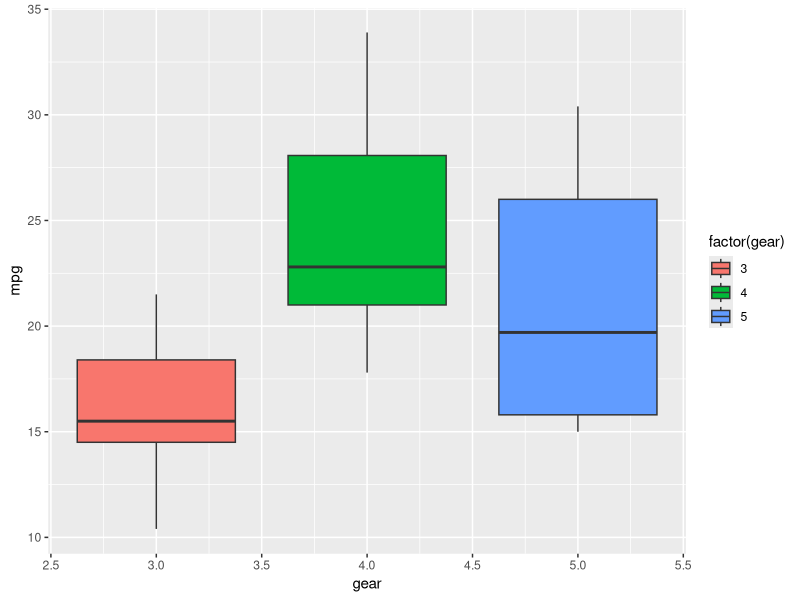
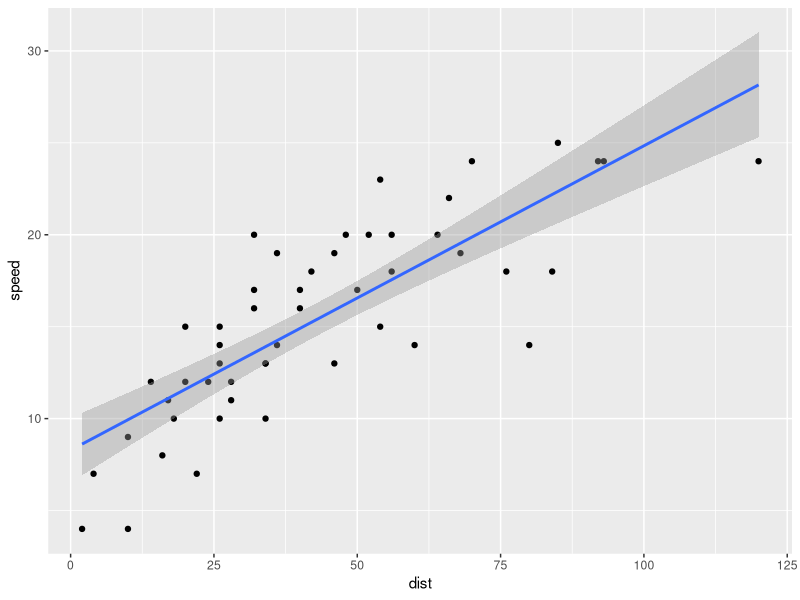
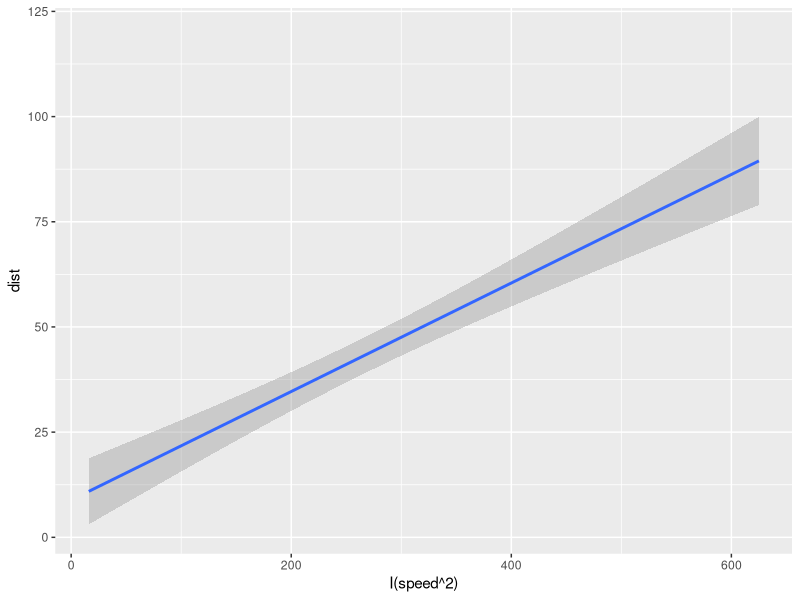

Generate these figures, in order, with R:
## ---- chunk 1
# creating a vector in the provided range of numbers
values = c(5:55)
# summating the values
sum_values = sum(values)
# returning the summed value
print(sum_values)
## ---- chunk 2
# defining a function that sums the input vector
sumfun = function(n) {
  values = c(5:n)
  sum_values = sum(values)
  return(sum_values)
}

# testing function
print(sumfun(10)) # returns 45
print(sumfun(20)) # returns 200
print(sumfun(100)) # returns 5040
## ---- chunk 3
# for loop to generate Fibonacci's sequence

# setting starting values
values = list(0,1)

# calculating Fibonacci values
for (i in c(2:12)) {
  # Fibonacci value = most recent value + previous value
  fib = values[[i]] + values[[i-1]] # must use double square brackets to return object
  # appending Fibonacci value to values list
  values = append(values, fib)
}
# returning the first 12 Fibonacci values
print(values)
## ---- chunk 4
# importing ggplot
library(ggplot2)

# importing mtcars dataset
data(mtcars)

# viewing data
View(mtcars)

# plotting the boxplot using ggplot
boxplot <- ggplot(mtcars, aes(x=gear, y=mpg, fill=factor(gear))) +
  geom_boxplot()
## note: ggplot thinks gears are a continuous variable. Use 'factor' to indicate
## that it is a categorical variable.

# displaying boxplot
boxplot
## ---- chunk 5
# importing the 'cars' dataset
data(cars)

# viewing the data
View(cars)

# fitting the linear model
fit = lm(speed ~ dist, data = cars)

# returning the summary of the linear model
summary(fit)

# information about the cars dataset
?cars
## ---- chunk 6
# plotting the linear model
lm_plot <- ggplot(cars, aes(x=dist, y=speed)) +
  geom_point() +
  geom_smooth(method='lm')

# displaying the plot
lm_plot
## ---- chunk 7
# importing ggplot
library(ggplot2)

# fitting the linear model
lm_fit = lm(dist ~ I(speed^2), data = cars)
# printing the linear fit
lm_fit

# plotting with ggplot the thinking points and relationship
lm_plot <- ggplot(cars, aes(x=I(speed^2), y=dist)) +
  geom_point() +
  geom_smooth(method='lm')

# displaying plot
lm_plot

# list to store each thinking time
thinking_time_list = list()

# iterate over each row in the cars dataset
## calculate the corresponding thinking time
for (row in 1:nrow(cars)) {
  
  # row varaiables
  speed <- cars[row, "speed"]
  distance <- cars[row, "dist"]
  
  # v = d/t
  ## therefore, t=d/v
  ## d is 8.86, as indicated from the y-intercept from the linear model
  thinking_time = 8.86 / speed
  # appending thinking time to list
  thinking_time_list <- c(thinking_time_list, thinking_time)
}

# converting list to vector
thinking_time_vector = unlist(thinking_time_list)

# adding vector to dataframe
cars$thinking_time <- thinking_time_vector

# view the updated dataframe
View(cars)

